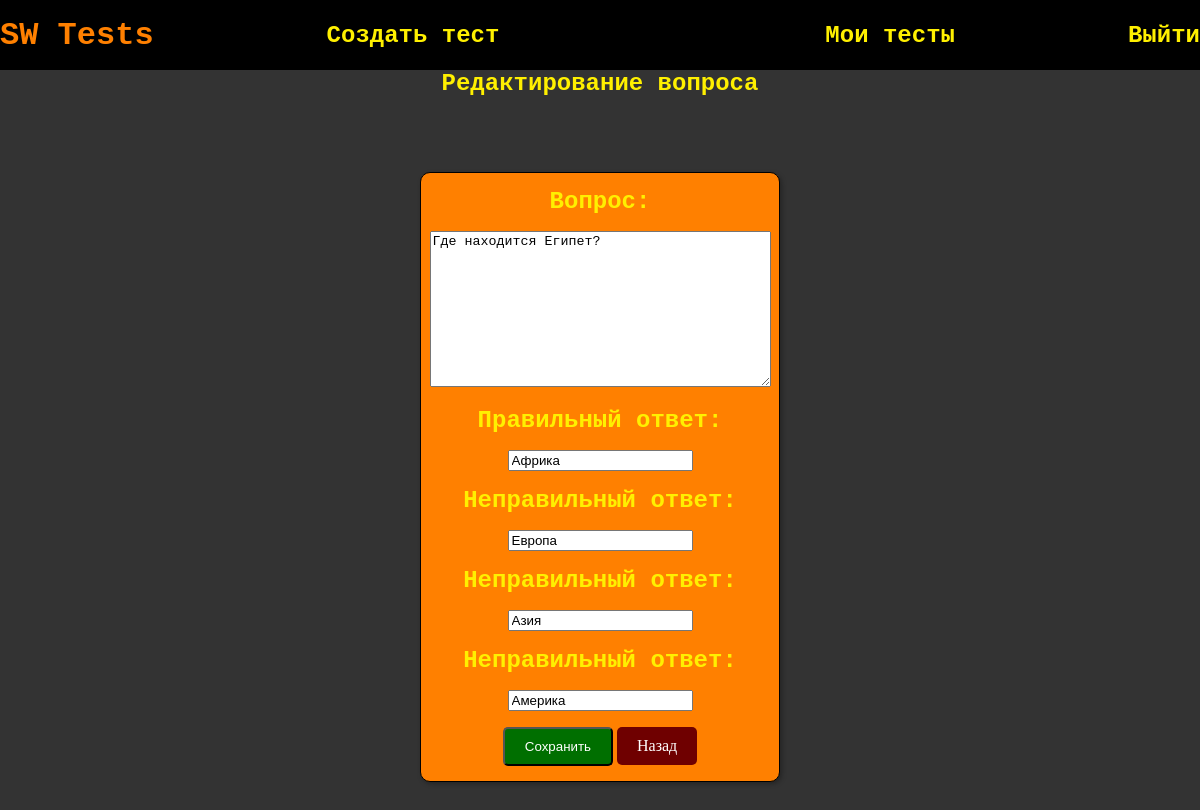
The page /redact_test/3/question/1 (signed in) on the database its author committed.
### main/models.py (models this page shows, shortened)
class Question(models.Model):
    question = models.TextField(blank=False, verbose_name='Вопрос')
    correct_answer = models.CharField(max_length=255, verbose_name='Правильный ответ')
    incorrect_answer_1 = models.CharField(max_length=255, verbose_name='Неправильный ответ')
    incorrect_answer_2 = models.CharField(max_length=255, verbose_name='Неправильный ответ')
    incorrect_answer_3 = models.CharField(max_length=255, verbose_name='Неправильный ответ')
    test = models.ForeignKey('Test', on_delete=models.CASCADE, verbose_name='Тест', related_name='questions')
    number = models.IntegerField(verbose_name='Номер вопроса')

### main/views.py (the view, shortened to what this page needs)
# urls.py: path('redact_test/<int:test_id>/question/<int:q_number>', RedactQuestionForm.as_view(), name='redact_question'),
class RedactQuestionForm(UserPassesTestMixin, QuestionMixin, UpdateView):
    login_url = '/login/'
    model = Question
    template_name = 'main/question_redact.html'
    extra_context = {'title': 'Редактирование вопроса'}
    context_object_name = 'question'
    form_class = CreateQuestionsForm
    def test_func(self):
        return self.request.user.is_superuser
    def get_object(self, queryset=None):
        q_number, test = self.get_data(need_test_id=False)
        obj = test.questions.get(number=q_number)
        return obj
    def get_context_data(self, **kwargs):
        context = super().get_context_data(**kwargs)
        test_id = self.kwargs.get('test_id')
        context['test_id'] = test_id
        return context

### main/forms.py
class CreateQuestionsForm(forms.ModelForm):
    class Meta:
        model = Question
        fields = ['question', 'correct_answer', 'incorrect_answer_1', 'incorrect_answer_2', 'incorrect_answer_3']

### main/templatetags/templatetags.py (called while the page is built)
@register.inclusion_tag('main/show_menu.html')
def show_menu(request):
    return {'request': request}

### main/utils.py (called while the page is built)
    def get_data(self, need_test_id=True):
        test_id = self.kwargs.get('test_id')
        question_number = self.kwargs.get('q_number')
        test = get_object_or_404(Test, pk=test_id)
        if need_test_id:
            return test_id, question_number, test
        else:
            return question_number, test

### main/templates/main/question_redact.html (shortened to what this page needs)
{% extends 'main/base.html' %}
{% block content %}
<h1 class="title">{{ title }}</h1>
<form method="post">
    <div class="reg-log-form">
        {% for f in form %}
        <p class="title"><label for="{{ f.id_for_label }}">{{f.label}}: </label></p>
        <p>{{ f }}</p>
        {% endfor %}
      <div>
      <button type="submit" class="start-button">Сохранить</button>
      <a href="{% url 'redact_test' pk=test_id  %}" class="back-button">Назад</a>
      </div>
    </div>
</form>
{% endblock %}

### main/static/main/css/styles.css (style rules this page uses)
body { margin: 0; background-color: #333333; }
.title { text-align: center; font-size: 24px; font-weight: bold; color: #fff000; font-family: Courier New, sans-serif; text-decoration: none; margin: auto; }
.start-button { display: inline-block; padding: 10px 20px; background-color: #006F00; color: #FFFFFF; text-decoration: none; border-radius: 5px; transition: background-color 0.3s ease; }
.back-button { display: inline-block; padding: 10px 20px; background-color: #6F0000; color: #FFFFFF; text-decoration: none; border-radius: 5px; transition: background-color 0.3s ease; }
.reg-log-form { border: 1px solid black; margin: 75px 35%; padding: 15px; display: flex; justify-content: center; align-items: center; flex-direction: column; text-decoration: none; background-color: #ff8000; color: #FFFFFF; box-shadow: 2px 2px 5px rgba(0, 0, 0, 0.3); border-radius: 10px; transition: transform 0.3s ease; }

### rows shown on the page
Question: form "Где находится Египет?" "Африка" "Европа" "Азия" "Америка"

### other values the page prints
{{ title }} "Редактирование вопроса"
{{ f.label }} "Вопрос" "Правильный ответ" "Неправильный ответ" "Неправильный ответ" "Неправильный ответ"
